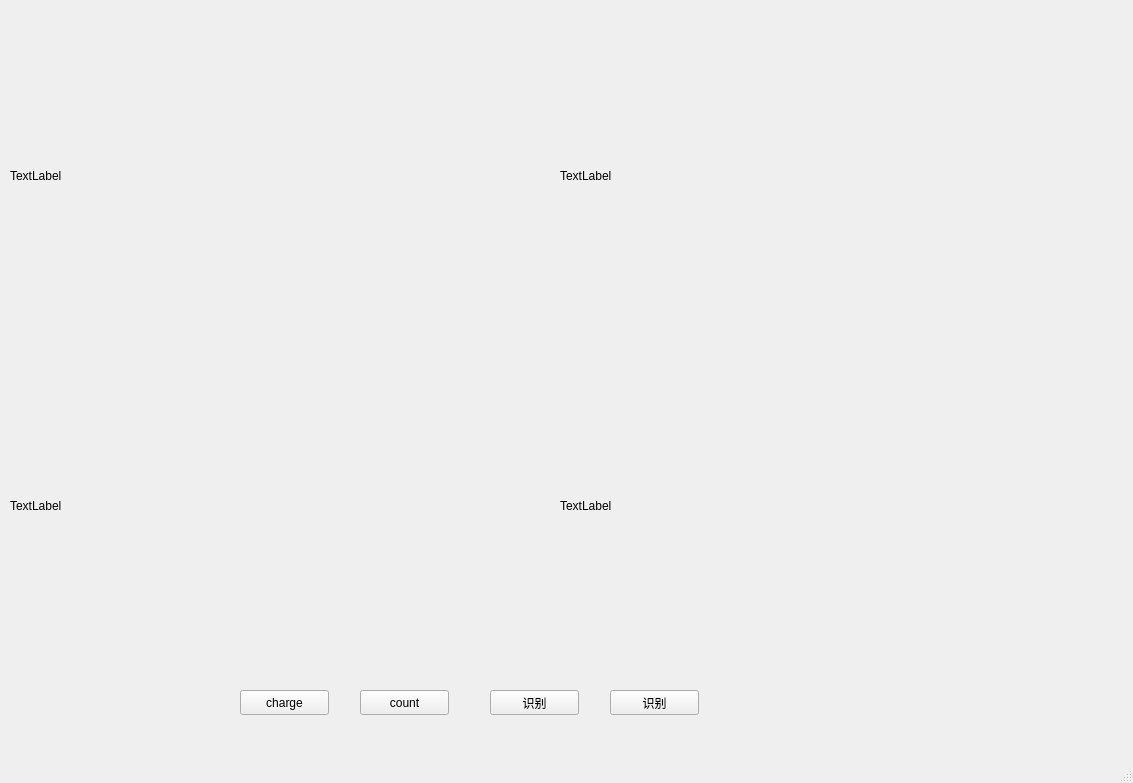
<?xml version="1.0" encoding="UTF-8"?>
<ui version="4.0">
 <class>MainWindow</class>
 <widget class="QMainWindow" name="MainWindow">
  <property name="geometry">
   <rect>
    <x>0</x>
    <y>0</y>
    <width>1133</width>
    <height>783</height>
   </rect>
  </property>
  <property name="windowTitle">
   <string>MainWindow</string>
  </property>
  <widget class="QWidget" name="centralwidget">
   <widget class="QPushButton" name="pushButton">
    <property name="geometry">
     <rect>
      <x>240</x>
      <y>690</y>
      <width>89</width>
      <height>25</height>
     </rect>
    </property>
    <property name="text">
     <string>charge</string>
    </property>
   </widget>
   <widget class="QPushButton" name="pushButton_2">
    <property name="geometry">
     <rect>
      <x>360</x>
      <y>690</y>
      <width>89</width>
      <height>25</height>
     </rect>
    </property>
    <property name="text">
     <string>count</string>
    </property>
   </widget>
   <widget class="QPushButton" name="pushButton_3">
    <property name="geometry">
     <rect>
      <x>610</x>
      <y>690</y>
      <width>89</width>
      <height>25</height>
     </rect>
    </property>
    <property name="text">
     <string>识别</string>
    </property>
   </widget>
   <widget class="QLabel" name="label">
    <property name="geometry">
     <rect>
      <x>10</x>
      <y>20</y>
      <width>511</width>
      <height>311</height>
     </rect>
    </property>
    <property name="text">
     <string>TextLabel</string>
    </property>
   </widget>
   <widget class="QLabel" name="focusedLabel">
    <property name="geometry">
     <rect>
      <x>10</x>
      <y>350</y>
      <width>511</width>
      <height>311</height>
     </rect>
    </property>
    <property name="text">
     <string>TextLabel</string>
    </property>
   </widget>
   <widget class="QLabel" name="label_2">
    <property name="geometry">
     <rect>
      <x>560</x>
      <y>20</y>
      <width>511</width>
      <height>311</height>
     </rect>
    </property>
    <property name="text">
     <string>TextLabel</string>
    </property>
   </widget>
   <widget class="QLabel" name="focusedLabel_2">
    <property name="geometry">
     <rect>
      <x>560</x>
      <y>350</y>
      <width>511</width>
      <height>311</height>
     </rect>
    </property>
    <property name="text">
     <string>TextLabel</string>
    </property>
   </widget>
   <widget class="QPushButton" name="pushButton_4">
    <property name="geometry">
     <rect>
      <x>490</x>
      <y>690</y>
      <width>89</width>
      <height>25</height>
     </rect>
    </property>
    <property name="text">
     <string>识别</string>
    </property>
   </widget>
  </widget>
  <widget class="QMenuBar" name="menubar">
   <property name="geometry">
    <rect>
     <x>0</x>
     <y>0</y>
     <width>1133</width>
     <height>27</height>
    </rect>
   </property>
  </widget>
  <widget class="QStatusBar" name="statusbar"/>
 </widget>
 <resources/>
 <connections/>
</ui>
